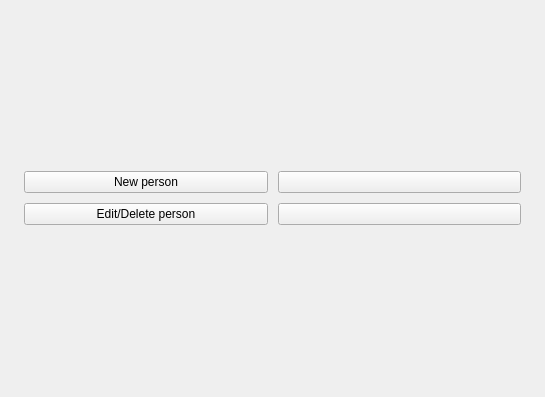
<?xml version="1.0" encoding="UTF-8"?>
<ui version="4.0">
 <class>StackedWidget</class>
 <widget class="QStackedWidget" name="StackedWidget">
  <property name="geometry">
   <rect>
    <x>0</x>
    <y>0</y>
    <width>545</width>
    <height>397</height>
   </rect>
  </property>
  <property name="windowTitle">
   <string>StackedWidget</string>
  </property>
  <property name="currentIndex">
   <number>0</number>
  </property>
  <widget class="QWidget" name="Page0">
   <layout class="QGridLayout" name="gridLayout_2">
    <item row="0" column="1">
     <layout class="QGridLayout" name="gridLayout">
      <property name="margin">
       <number>15</number>
      </property>
      <property name="spacing">
       <number>10</number>
      </property>
      <item row="1" column="3">
       <widget class="QPushButton" name="pushButton_3">
        <property name="text">
         <string/>
        </property>
       </widget>
      </item>
      <item row="1" column="1">
       <widget class="QPushButton" name="pushButton">
        <property name="text">
         <string>New person</string>
        </property>
       </widget>
      </item>
      <item row="2" column="1">
       <widget class="QPushButton" name="pushButton_2">
        <property name="text">
         <string>Edit/Delete person</string>
        </property>
       </widget>
      </item>
      <item row="2" column="3">
       <widget class="QPushButton" name="pushButton_4">
        <property name="text">
         <string/>
        </property>
       </widget>
      </item>
     </layout>
    </item>
   </layout>
  </widget>
  <widget class="QWidget" name="Page1">
   <layout class="QHBoxLayout" name="horizontalLayout">
    <item>
     <layout class="QFormLayout" name="formLayout">
      <property name="fieldGrowthPolicy">
       <enum>QFormLayout::ExpandingFieldsGrow</enum>
      </property>
      <item row="1" column="0">
       <widget class="QLabel" name="FirstNameLabel">
        <property name="text">
         <string>First name:</string>
        </property>
       </widget>
      </item>
      <item row="1" column="1">
       <widget class="QLineEdit" name="FirstNameLineEdit"/>
      </item>
      <item row="2" column="0">
       <widget class="QLabel" name="secondNameLabel">
        <property name="text">
         <string>Second name:</string>
        </property>
       </widget>
      </item>
      <item row="2" column="1">
       <widget class="QLineEdit" name="secondNameLineEdit"/>
      </item>
      <item row="3" column="0">
       <widget class="QLabel" name="birthdayDateLabel">
        <property name="text">
         <string>Birthday date:</string>
        </property>
       </widget>
      </item>
      <item row="3" column="1">
       <widget class="QDateEdit" name="birthdayDateDateEdit">
        <property name="calendarPopup">
         <bool>true</bool>
        </property>
       </widget>
      </item>
      <item row="4" column="0">
       <widget class="QLabel" name="namedayDateLabel">
        <property name="text">
         <string>Nameday date:</string>
        </property>
       </widget>
      </item>
      <item row="4" column="1">
       <widget class="QDateEdit" name="namedayDateDateEdit">
        <property name="displayFormat">
         <string>d.M</string>
        </property>
        <property name="calendarPopup">
         <bool>true</bool>
        </property>
       </widget>
      </item>
      <item row="5" column="0">
       <widget class="QLabel" name="mailAddressLabel">
        <property name="text">
         <string>Mail address:</string>
        </property>
       </widget>
      </item>
      <item row="5" column="1">
       <widget class="QLineEdit" name="mailAddressLineEdit"/>
      </item>
      <item row="6" column="0">
       <widget class="QLabel" name="telNumberLabel">
        <property name="text">
         <string>Tel. number:</string>
        </property>
       </widget>
      </item>
      <item row="6" column="1">
       <widget class="QLineEdit" name="telNumberLineEdit"/>
      </item>
      <item row="7" column="0">
       <widget class="QLabel" name="facebookAddressLabel">
        <property name="text">
         <string>Facebook address:</string>
        </property>
       </widget>
      </item>
      <item row="7" column="1">
       <widget class="QLineEdit" name="facebookAddressLineEdit"/>
      </item>
      <item row="8" column="1">
       <widget class="QPushButton" name="newPersonSubmit">
        <property name="text">
         <string>Submit</string>
        </property>
       </widget>
      </item>
     </layout>
    </item>
   </layout>
  </widget>
  <action name="actionAdd_new_person">
   <property name="text">
    <string>Add new person</string>
   </property>
  </action>
 </widget>
 <tabstops>
  <tabstop>pushButton</tabstop>
  <tabstop>pushButton_3</tabstop>
  <tabstop>pushButton_2</tabstop>
  <tabstop>pushButton_4</tabstop>
  <tabstop>FirstNameLineEdit</tabstop>
  <tabstop>secondNameLineEdit</tabstop>
  <tabstop>birthdayDateDateEdit</tabstop>
  <tabstop>namedayDateDateEdit</tabstop>
  <tabstop>mailAddressLineEdit</tabstop>
  <tabstop>telNumberLineEdit</tabstop>
  <tabstop>facebookAddressLineEdit</tabstop>
  <tabstop>newPersonSubmit</tabstop>
 </tabstops>
 <resources/>
 <connections/>
</ui>
